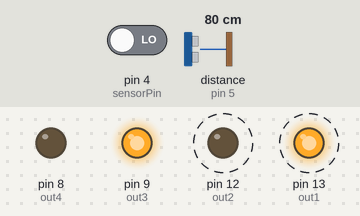
A sketch run on a simulated Arduino Uno, built with avr-gcc and run on an emulated ATmega328P. Shown: output pins drawn as LEDs (lit = HIGH). Wiring (inferred from the names in the program): ultrasonic range finder: trigger pin 6; echo pin 5. Dashed ring = blinking. Inputs (shaded band) come from the test bench; at power-on: distance to the obstacle (sensor on pin 5) 80 cm, pin 4 (sensorPin) LOW. The echo pulse lasts 58.3 µs per cm; pins used as bus, display or sensor lines are not drawn; what the sketch prints to the serial monitor is not drawn.

Above: at 1.2 s.
1.3 s: distance to the obstacle (sensor on pin 5) set to 22 cm
4.3 s: distance to the obstacle (sensor on pin 5) set to 19 cm
At 5.37 s:
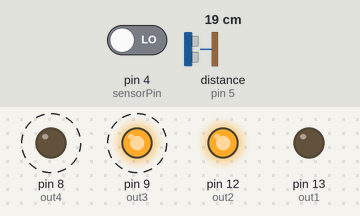
7.3 s: pin 4 (sensorPin) driven HIGH
At 8.2 s:
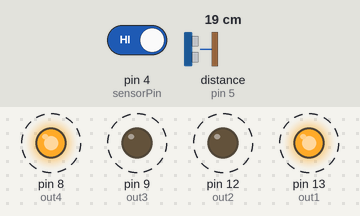
10.3 s: pin 4 (sensorPin) driven LOW
13.3 s: distance to the obstacle (sensor on pin 5) set to 35 cm
At 13.88 s:
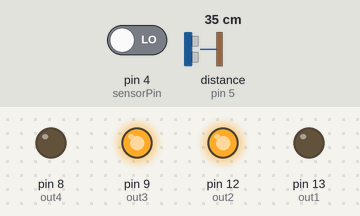
Timing chart, 0 to 17.3 s (numbered marks = the images above; inputs shaded):
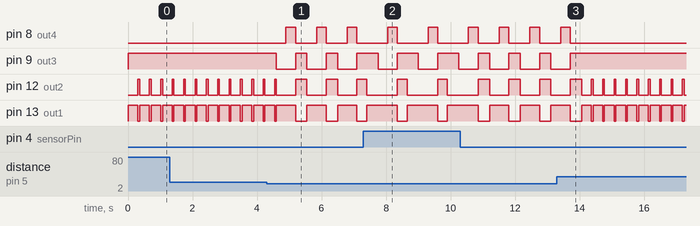

Measured:
- the behaviour switches between 21 and 20 cm on distance to the obstacle (sensor on pin 5) (found by bisection; images 0 and 1)
- after the input at 4.3 s, pin 8 (out4): alternates HIGH for 0.30 s and LOW for 0.65 s, starting after 0.60 s; pin 9 (out3): alternates HIGH for 0.35 s and LOW for 0.60 s, starting after 0.30 s
- after the input at 7.3 s, pin 8 (out4): alternates HIGH for 0.30 s and LOW for 0.95 s, starting after 0.75 s; pin 9 (out3): alternates HIGH for 0.65 s and LOW for 0.60 s, starting after 0.45 s
- after the input at 13.3 s, pin 8 (out4): goes on until 13.7 s, then stays LOW; pin 9 (out3): goes on until 13.7 s, then stays HIGH
- by itself, pin 12 (out2): repeats every 0.95 s: LOW 0.60 s, HIGH 0.35 s
- by itself, pin 13 (out1): repeats every 0.95 s: HIGH 0.60 s, LOW 0.35 s

The sketch:

autoterminado.ino
```cpp
//Definición de variables
//Aca definimos los pines para el puente H
int out1 = 13; //Out 1 es el sentido horario del motor uno
int out2 = 12; //Out 2 es el sentido ANTIhorarip del moto uno
int out3 = 9; //Out 3 es el sentido horario del motor dos
int out4 = 8; //Out 4 es el sentido ANTIhorario del motor dos

//Definimos las variables para el sensor ultasonico
int echo = 5; //definimo el pin para el echo
int triger = 6; //definimos el pin para el triger

long tiempoPulso;
float distancia;

int valor=0; //iniciomos el valor que va a tomar el senso infrarojo en 0
const int sensorPin=4; //definimos el pin digital en donde vamos a conectar el sensor infrarojo

void setup() {
 Serial.begin(9600);
 //Definimos el modo de cada veriable definida
  pinMode(triger, OUTPUT);
  pinMode(echo, INPUT);

  pinMode (out1, OUTPUT);
  pinMode (out2, OUTPUT);
  pinMode (out3, OUTPUT);
  pinMode (out4, OUTPUT);

  pinMode(sensorPin, INPUT);


  digitalWrite (echo, LOW);
  digitalWrite (triger, LOW);

    digitalWrite (out1, LOW);
    digitalWrite (out2, LOW);
    digitalWrite (out3, LOW);
    digitalWrite (out4, LOW);

}

void loop() {

  //Iniciamos las lectura del sensor ultrasonico
  digitalWrite (triger, HIGH);
  delayMicroseconds (10);
  digitalWrite (triger, LOW);
  //Hacemos la cuenta de la distancia tomada por el sensor en cm
  tiempoPulso=pulseIn(echo,HIGH);
  distancia= 0.034/2*tiempoPulso;
 Serial.print(distancia);

      if (distancia<20){ //Decimos que si la distanca es mayor a 20cm entonces el auto va para adealnte
        digitalWrite (out1, HIGH);
        digitalWrite (out2, LOW);
        digitalWrite (out3, LOW);
        digitalWrite (out4, LOW);
       delay(300);
         digitalWrite (out1, HIGH);
        digitalWrite (out2, LOW);
        digitalWrite (out3, LOW);
        digitalWrite (out4, HIGH);
      delay(300);

        digitalWrite (out1, LOW);
        digitalWrite (out2, HIGH);
        digitalWrite (out3, HIGH);
        digitalWrite (out4, LOW);
        delay(300);

      }
      else{ // Y si la distancia es menor de 20 entonces el auto girara
      digitalWrite (out1, HIGH);
      digitalWrite (out2, LOW);
      digitalWrite (out3, HIGH);
      digitalWrite (out4, LOW);
      delay(300);
     }

     valor = digitalRead(sensorPin); // Iniciamos la lectura del sensor infrarojo
 if (valor == HIGH) { // Decimos que si el valor es HIGH (Toma la linea negra) entonces el auto va para adelante
    Serial.println("Sin Movimientos");
    digitalWrite (out1, HIGH);
    digitalWrite (out2, LOW);
    digitalWrite (out3, HIGH);
    digitalWrite (out4, LOW);
    delay(300);
  }
  else { // Si no que el auto gire para que se acomode y encuentre otra vez la linea
    Serial.println("Detecto");
   digitalWrite (out1, LOW);
   digitalWrite (out2, HIGH);
   digitalWrite (out3, HIGH);
   digitalWrite (out4, LOW);

}
  delay(50);
}
```
